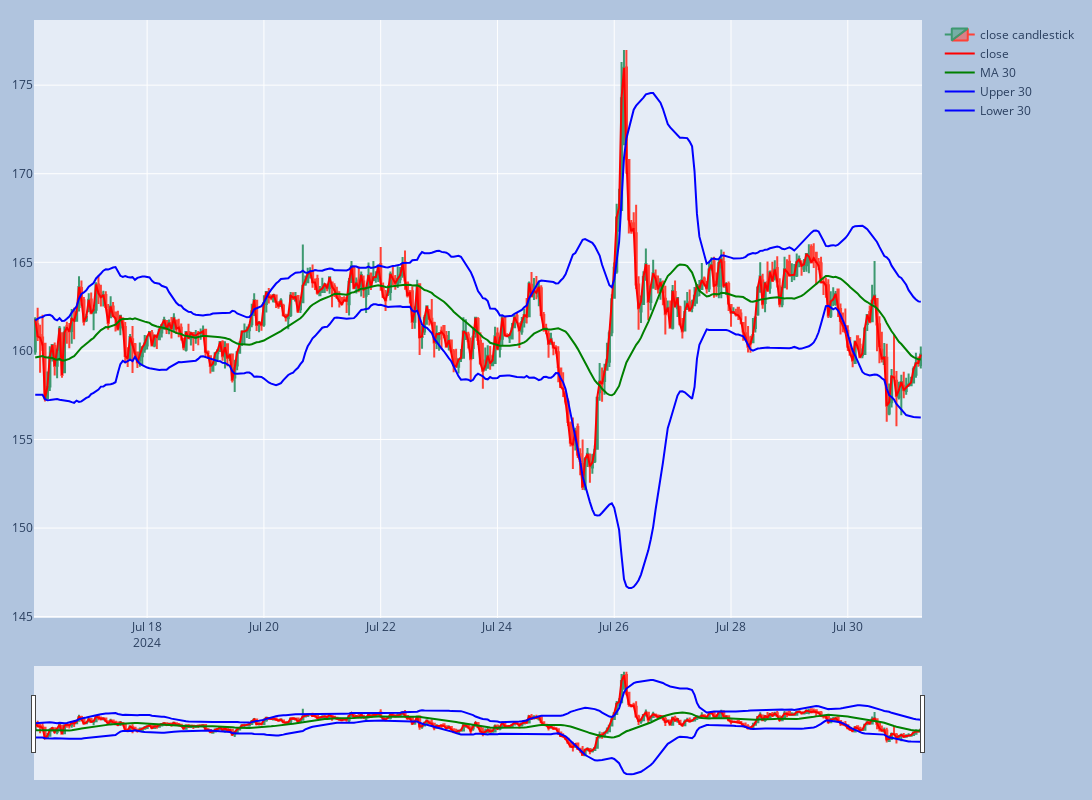

The cell this chart's notebook holds for it:
### Code cell
import yfinance as yf
import pandas as pd


import plotly.graph_objects as go
from plotly.subplots import make_subplots


# only take the last 365 days
df = df.iloc[-365:]

fig = make_subplots(rows=1, cols=1, shared_xaxes=True, vertical_spacing=0.02)


fig.append_trace(
    go.Candlestick(
        x=df['date'],
        open=df['open'],
        high=df['high'],
        low=df['low'],
        close=df['close'],
        name='close candlestick'
    ),
    row=1, col=1
)

fig.append_trace(
    go.Scatter(
        x=df['date'],
        y=df['close'],
        mode='lines',
        line=go.scatter.Line(color='red'),
        name='close'
    ),

    row=1, col=1
)
fig.append_trace(
    go.Scatter(
        x=df['date'],
        y=df['close_rolling_mean_30'],
        mode='lines',
        line=go.scatter.Line(color='green'),
        name='MA 30'
    ),
    row=1, col=1
)
# close_bollinger_upper_30
fig.append_trace(
    go.Scatter(
        x=df['date'],
        y=df['close_bollinger_upper_30'],
        mode='lines',
        line=go.scatter.Line(color='blue'),
        name='Upper 30'
    ),
    row=1, col=1
)
fig.append_trace(
    go.Scatter(
        x=df['date'],
        y=df['close_bollinger_lower_30'],
        mode='lines',
        line=go.scatter.Line(color='blue'),
        name='Lower 30'
    ),
    row=1, col=1
)




# fig.append_trace(
#     go.Scatter(
#         x=df['date'],
#         y=df['rsi_30'],
#         mode='lines',
#         line=go.scatter.Line(color='green'),
#         name='rsi_30'
#     ),
#     row=2, col=1,
# )



# fig.append_trace(
#     go.Scatter(
#         x=df['date'],
#         y=df['short_ema_50'],
#         mode='lines',
#         line=go.scatter.Line(color='red'),
#         name='short_ema_50'
#     ),
#     row=3, col=1,
# )
# fig.append_trace(
#     go.Scatter(
#         x=df['date'],
#         y=df['long_ema_200'],
#         mode='lines',
#         line=go.scatter.Line(color='black'),
#         name='long_ema_200'
#     ),
#     row=3, col=1,
# )

# fig.append_trace(
#     go.Scatter(
#         x=df['date'],
#         y=df['macd_hist_12_26_9'],
#         mode='lines',
#         line=go.scatter.Line(color='purple'),
#         name='macd_hist_12_26_9'
#     ),
#     row=3, col=1,
# )

# close_fib_0.236	close_fib_0.382	close_fib_0.618	close_fib_1.0

fig.update_layout(
    xaxis_rangeslider_visible=True,
    autosize=True,
    margin=dict(l=20, r=20, t=20, b=20),
    width=1600,
    height=800,
    paper_bgcolor="LightSteelBlue",
)

fig.show()

### Figure 1 — Plotly figure (JSON) as saved in the notebook; plotly's stock layout.template omitted (floating-point values rounded to 4 significant figures; data arrays with more than 128 entries replaced by an {"elided": "..."} marker saying what was removed)
{"data": [{"close": {"elided": "365 float values"}, "high": {"elided": "365 float values"}, "low": {"elided": "365 float values"}, "name": "close candlestick", "open": {"elided": "365 float values"}, "type": "candlestick", "x": {"elided": "365 str values"}, "xaxis": "x", "yaxis": "y"}, {"line": {"color": "red"}, "mode": "lines", "name": "close", "type": "scatter", "x": {"elided": "365 str values"}, "xaxis": "x", "y": {"elided": "365 float values"}, "yaxis": "y"}, {"line": {"color": "green"}, "mode": "lines", "name": "MA 30", "type": "scatter", "x": {"elided": "365 str values"}, "xaxis": "x", "y": {"elided": "365 float values"}, "yaxis": "y"}, {"line": {"color": "blue"}, "mode": "lines", "name": "Upper 30", "type": "scatter", "x": {"elided": "365 str values"}, "xaxis": "x", "y": {"elided": "365 float values"}, "yaxis": "y"}, {"line": {"color": "blue"}, "mode": "lines", "name": "Lower 30", "type": "scatter", "x": {"elided": "365 str values"}, "xaxis": "x", "y": {"elided": "365 float values"}, "yaxis": "y"}], "layout": {"autosize": true, "height": 800, "margin": {"b": 20, "l": 20, "r": 20, "t": 20}, "paper_bgcolor": "LightSteelBlue", "width": 1600, "xaxis": {"anchor": "y", "domain": [0, 1], "rangeslider": {"visible": true}}, "yaxis": {"anchor": "x", "domain": [0, 1]}}}
